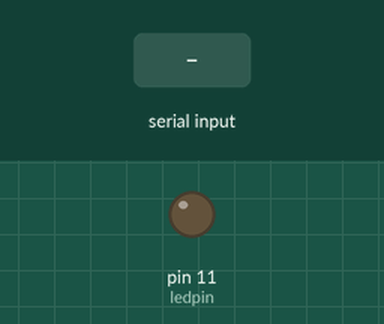
A sketch run on a simulated Arduino Uno, built with avr-gcc and run on an emulated ATmega328P. Shown: output pins drawn as LEDs (lit = HIGH). Inputs (shaded band) come from the test bench.

Above: at 1.2 s.
1.3 s: "1" received over Serial
At 2.0 s:
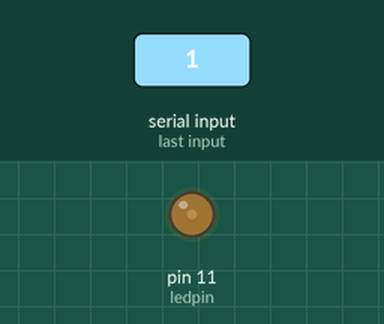
2.8 s: "2" received over Serial
At 3.2 s:
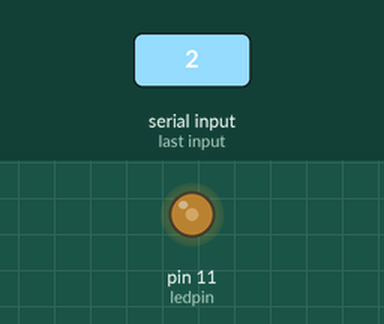
4.3 s: "3" received over Serial
At 5.5 s:
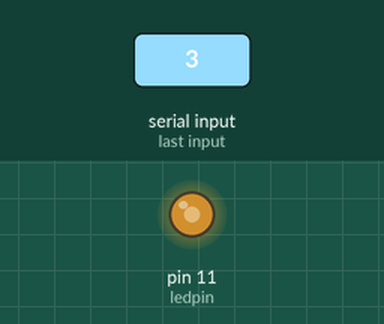
5.8 s: "4" received over Serial
At 6.7 s:
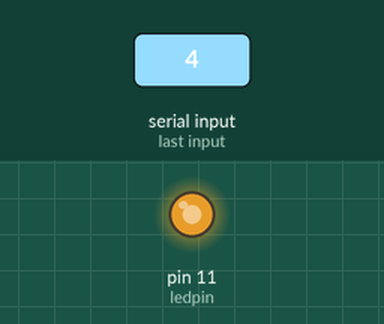
Timing chart, 0 to 8.3 s (numbered marks = the images above; inputs shaded):
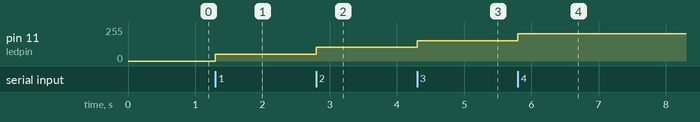

The sketch:

arduino.ino
```cpp
/***********************************************************
File name: 05_serial.ino
Description: If you send a character ‘1’ or ‘0’ on the
             serial monitor, the status of LED will be lit
             or gone out.
Website: www.quadstore.in
***********************************************************/

int ledpin=11;           //definition digital 11 pins as pin to control the LED

void setup()
{
  Serial.begin(9600);   // opens serial port, sets data rate to 9600 bps
  pinMode(ledpin,OUTPUT);//Set digital 11 port mode, the OUTPUT for the output
}
void loop()
{
    char recieveVal;                  // Defined receive data

    if(Serial.available() > 0)       //Receive serial data
    {
        recieveVal = Serial.read();
        //recieveVal.trim();
        //Serial.println(recieveVal);
        //analogWrite(ledpin,51*recieveVal.toInt());
        if (recieveVal == '0'){
          analogWrite(ledpin,0);
        }
        else if (recieveVal == '1'){
          analogWrite(ledpin,51);
        }
        else if (recieveVal == '2'){
          analogWrite(ledpin,102);
        }
        else if (recieveVal == '3'){
          analogWrite(ledpin,153);
        }
        else if (recieveVal == '4'){
          analogWrite(ledpin,204);
        }
        else if (recieveVal == '5'){
          analogWrite(ledpin,255);
        }
     }
  //delay(50);                          //delay 50ms
}
```

Measured:
- after the input at 1.3 s, pin 11 (ledpin): 0/255 → 51/255 at once
- after the input at 2.8 s, pin 11 (ledpin): 51/255 → 102/255 at once
- after the input at 4.3 s, pin 11 (ledpin): 102/255 → 153/255 at once
- after the input at 5.8 s, pin 11 (ledpin): 153/255 → 204/255 at once
